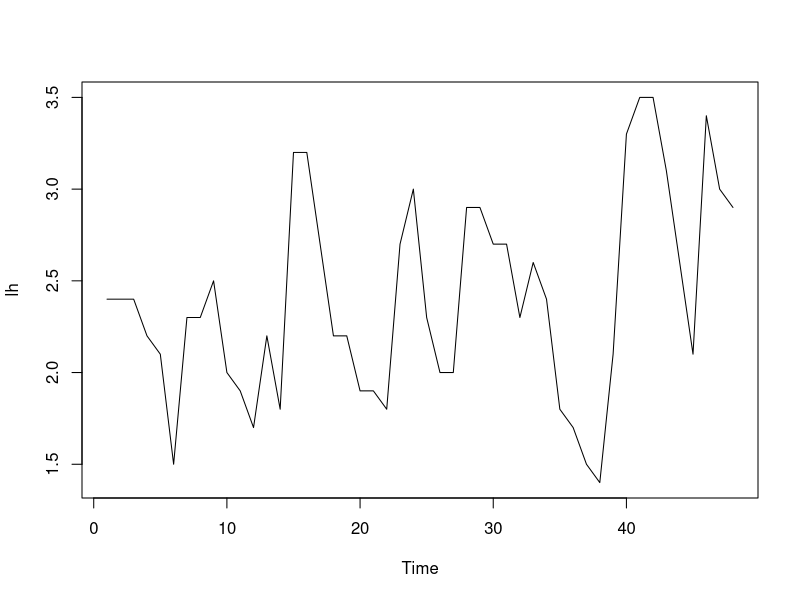
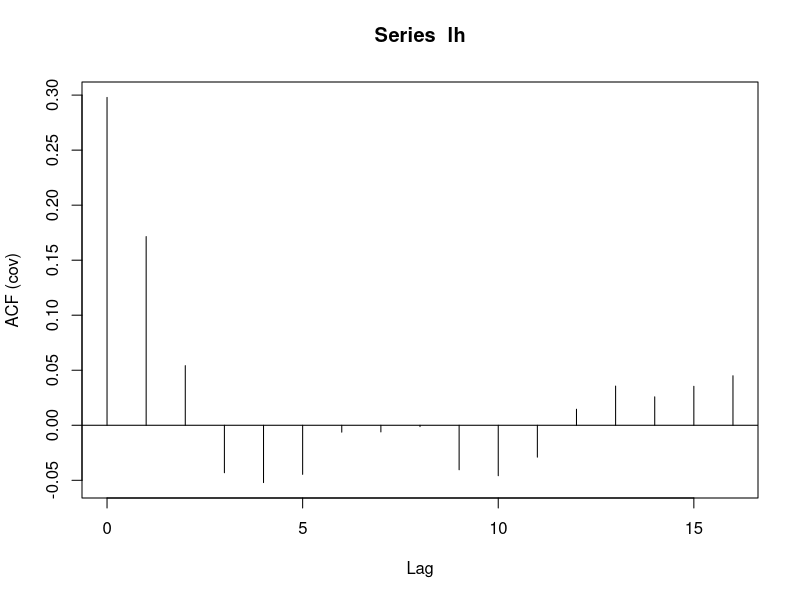
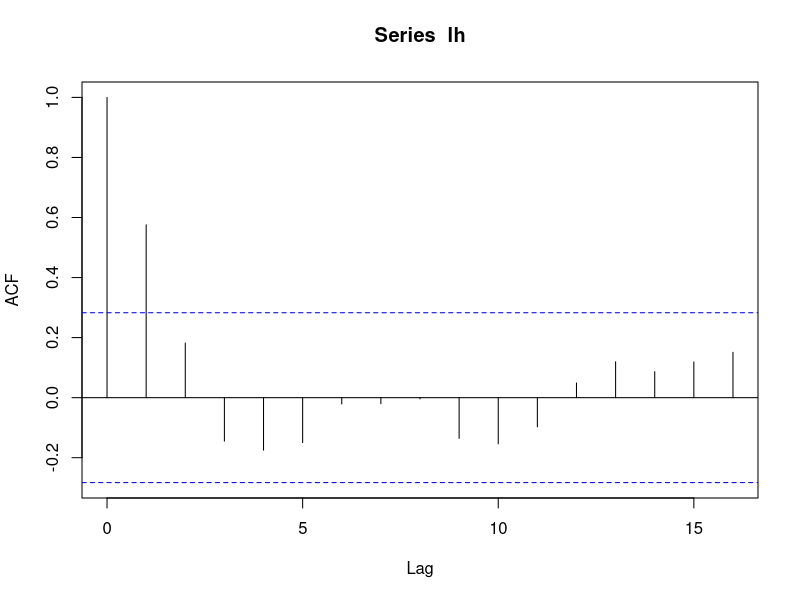
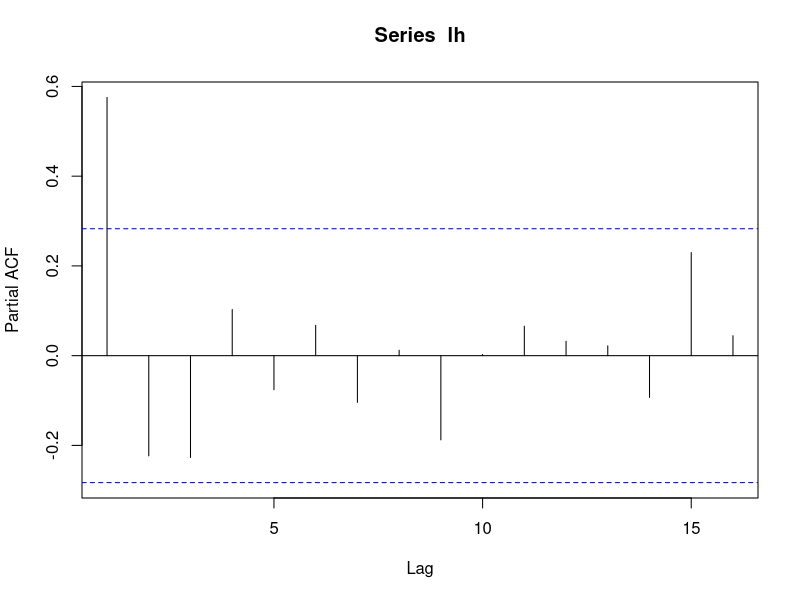
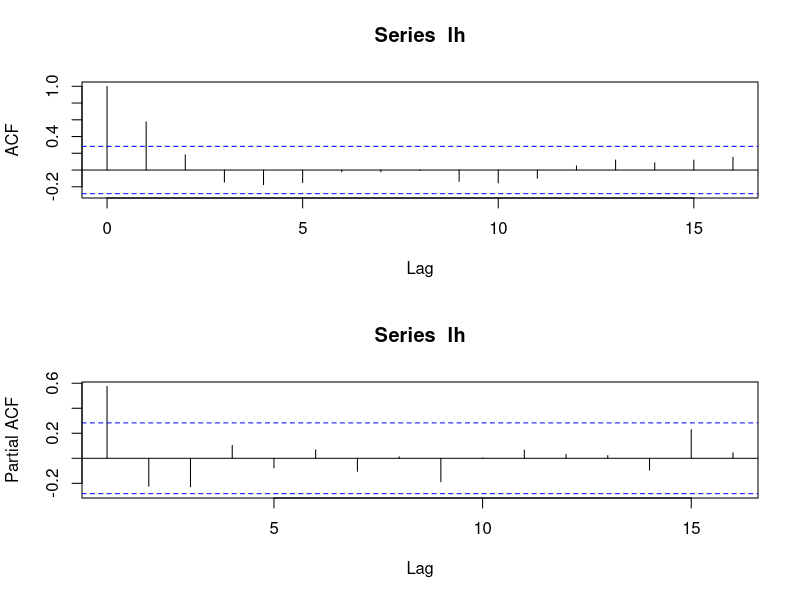

Write the R code that produced these figures, in order.
# Autokorelacni a parcialni autokorelacni funkce 
data(lh)
  # Luteinizing Hormone in Blood Samples
plot(lh)
  # v rade neni evidentni zadny trend ani sezonnost

# autokovariancni funkce
acf(lh,type="covariance")
acf(lh,type="covariance",plot=F)
  # vypis hodnot, prvni z nich je rozptyl rady
# autokorelacni funkce
acf(lh)
acf(lh,plot=F)
  # opet si muzeme nechat hodnoty vypsat
# parcialni autokorelacni funkce
pacf(lh)
  # parcialni autokorelacni funkce
pacf(lh,plot=F)
  # vypis hodnot

# ktere korelace jsou nenulove? Ktare modely pripadaji pro radu v uvahu?
par(mfrow=c(2,1))
acf(lh);pacf(lh)
par(mfrow=c(1,1))
  # nakresleni obou funkci pod sebe

# test na nulovost autokorelacni funkce
Box.test(lh, lag=2, type="Ljung-Box")
  # rucne najdete hodnotu, kterou by nemela prekrocit druha autokorelace, pokud vime, ze prvni je nulova

# nulovost autokorelacni funkce residui znamena, ze mame spravny model

# pomoci funkce arima.sim(n = ,list(ar = ,ma = )) nasimulujte rady typu
#   MA(1) s parametrem theta1 = 0.75
#   MA(1) s parametrem theta1 = -0.75
#   MA(1) s parametrem theta1 = 1.5
#   AR(1) s parametrem phi1 = 0.75
#   AR(1) s parametrem phi1 = - 0.75
#   AR(1) s parametrem phi1 = 1.5
# podivejte se, jak rady vypadaji a jak vypadaji jejich autokoelacni a parcialni autokorelacni funkce

# podivejte se na radu ldeaths
#   vypoctete jeji autokorelacni a parcialni autokorelacni funkci
#   ocistete ji od trendu a seyonnosti a podivejte se na autokorelacni funkci 
#     a parcialni autokorelacni funkci jejich residui
